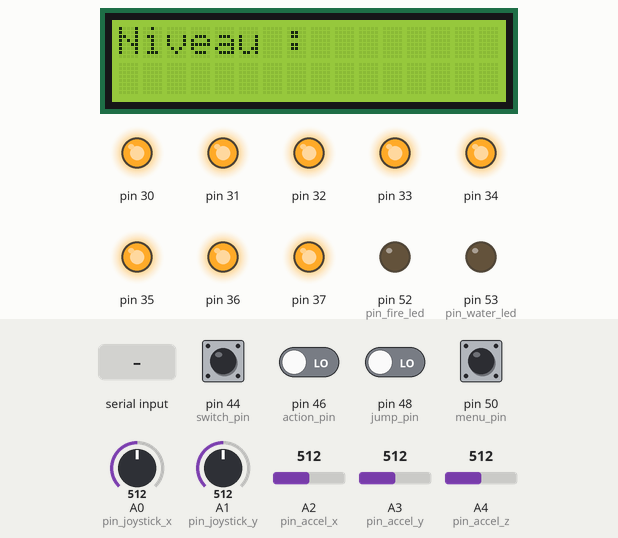
The program below on a simulated Arduino Mega 2560, built with avr-gcc and run on an emulated ATmega2560. On the bench: 16×2 character LCD, output pins drawn as LEDs (lit = HIGH). The inputs (shaded band) are chosen by the test bench; at power-on: pin 44 (switch_pin) HIGH, pin 46 (action_pin), pin 48 (jump_pin), pin 50 (menu_pin) LOW, A0 (pin_joystick_x) = 512, A1 (pin_joystick_y) = 512, A2 (pin_accel_x) = 512, A3 (pin_accel_y) = 512, A4 (pin_accel_z) = 512. What the program prints to the serial monitor is not drawn.

Above: at 3.7 s.
3.8 s: "1" received over Serial
At 5.7 s:
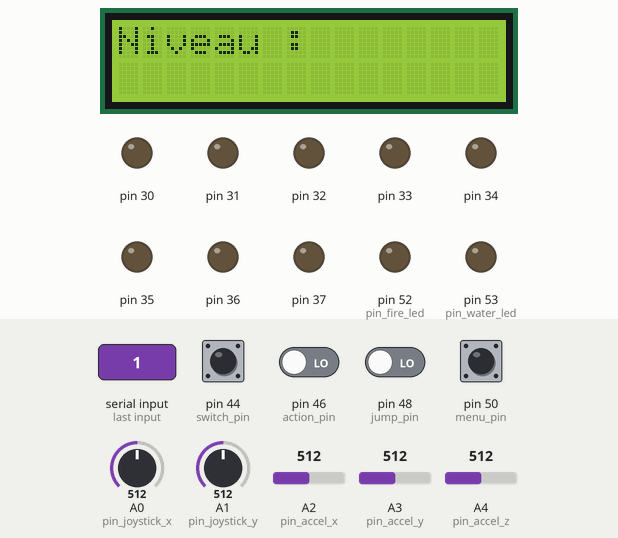
Timing chart, 0 to 7.2 s (numbered marks = the images above; inputs shaded):
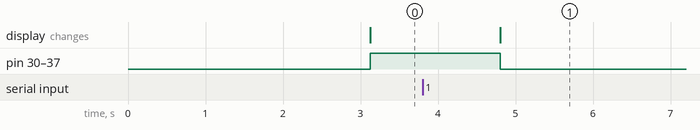

Measured:
- after the input at 3.8 s, pin 30–37: HIGH → LOW after 1.0 s

The program:

main.cpp
```cpp
#include <Arduino.h>
#include <ArduinoJson.h>
#include <LiquidCrystal.h>

//Définition de la qté de bit envoyés par seconde
#define BAUD 256000

#define pin_joystick_x A0
#define pin_joystick_y A1
#define pin_accel_x A2
#define pin_accel_y A3
#define pin_accel_z A4

#define pin_fire_led 52
#define pin_water_led 53

#define switch_pin 44
#define action_pin 46
#define jump_pin 48
#define menu_pin 50

#define lcd_char_buffer_size 34

#define DISPLAY_OFF -1

LiquidCrystal lcd(2,3,4,5,8,9);

struct sensor_data_t
{
	float accelX;
	float accelY;
	float accelZ;

	float joyX;
	float joyY;

	uint8_t buttons;
	uint32_t dt;
	uint32_t random;
};


struct display_data_t
{
	int seg;

	uint8_t playerChoice;
	char lcd_data[lcd_char_buffer_size];
};

sensor_data_t sensor_data;
display_data_t display_data;

uint64_t time = 0;
uint64_t prevTime;

char prevMsg[lcd_char_buffer_size];
char msg[lcd_char_buffer_size];


void SendUpdate(sensor_data_t* data)
{
	JsonDocument doc;

	doc["accel"]["x"] = String(data->accelX);
	doc["accel"]["y"] = String(data->accelY);
	doc["accel"]["z"] = String(data->accelZ);

	doc["boutons"]["1"] = (data->buttons & 1) >> 0;
	doc["boutons"]["2"] = (data->buttons & 2) >> 1;
	doc["boutons"]["3"] = (data->buttons & 4) >> 2;
	doc["boutons"]["4"] = (data->buttons & 8) >> 3;

	doc["joystick"]["x"] = String(data->joyX);
	doc["joystick"]["y"] = String(data->joyY);
	doc["dt"] = data->dt;
	doc["random"] = data->random;

	serializeJson(doc, Serial);
	doc.shrinkToFit();
	if (Serial.availableForWrite() > 0)
		Serial.println();
}

void ReadUpdate(display_data_t* data)
{

	JsonDocument doc;
	// lcd.write(Serial.available());
	DeserializationError err = deserializeJson(doc, Serial);

	if (err)
	{
		Serial.print("deserialize() failed: ");
    	Serial.println(err.c_str());
    	return;
	}

	data->playerChoice = doc["joueur"];
	data->seg = doc["seg"];
	strncpy(data->lcd_data, doc["lcd"], lcd_char_buffer_size);

}

void setup()
{
  	// Serial.begin(BAUD);

	pinMode(pin_joystick_x, INPUT);
	pinMode(pin_joystick_y, INPUT);

	pinMode(switch_pin, INPUT);
	pinMode(action_pin, INPUT);
	pinMode(jump_pin, INPUT);
	pinMode(menu_pin, INPUT);

	pinMode(pin_fire_led, OUTPUT);
	pinMode(pin_water_led, OUTPUT);

	pinMode(pin_accel_x, INPUT);
	pinMode(pin_accel_y, INPUT);
	pinMode(pin_accel_z, INPUT);

	DDRC = 0b11111111;

	lcd.begin(16, 2);

	sensor_data.accelX = 0;
	sensor_data.accelY = 0;
	sensor_data.accelZ = 0;

	sensor_data.buttons = 0;
	sensor_data.joyX = 0;
	sensor_data.joyY = 0;

	display_data.seg = DISPLAY_OFF;
	display_data.playerChoice = 0;
	strncpy(display_data.lcd_data, "", lcd_char_buffer_size);
	delay(2000);
}

void loop()
{
	strncpy(prevMsg, msg, lcd_char_buffer_size);
	prevTime = time;
	time = millis();

	sensor_data.accelX = 0;
	sensor_data.accelY = 0;
	sensor_data.accelZ = 0;

	int accelX = analogRead(pin_accel_x) - 342;
	int accelY = analogRead(pin_accel_y) - 338;
	int accelZ = analogRead(pin_accel_z) - 419;

	sensor_data.accelX = (float)accelX/342;
	sensor_data.accelY = (float)accelY/338;
	sensor_data.accelZ = (float)accelZ/419;

	sensor_data.buttons = ~(digitalRead(switch_pin) | (digitalRead(action_pin) << 1) | (digitalRead(jump_pin) << 2) | (digitalRead(menu_pin) << 3));

	int joyX = analogRead(pin_joystick_x) - 506;
	int joyY = analogRead(pin_joystick_y) - 504;

	sensor_data.joyX = (float)joyX / 506;
	sensor_data.joyY = (float)joyY / 504;

	sensor_data.dt = time - prevTime;

	sensor_data.random = time % 10000;

	Serial.begin(BAUD);
	SendUpdate(&sensor_data);
	delay(40);
	ReadUpdate(&display_data);
	Serial.end();

	snprintf(msg, 16, "Niveau : %s", display_data.lcd_data);

	if (strcmp(msg, prevMsg) != 0)
	{
		lcd.clear();
		lcd.print(msg);
	}

	digitalWrite(pin_fire_led, (display_data.playerChoice & 1) >> 0);
	digitalWrite(pin_water_led, (display_data.playerChoice & 2) >> 1);

	if (display_data.seg == DISPLAY_OFF){
		PORTC = 0xFF;

	}

	else{

	int decimal = display_data.seg / 10;
	if (decimal > 10 || decimal < 0)
		decimal = 0;

	int unit = display_data.seg % 10;

	PORTC = (decimal << 4 | unit);

	delay(10);
	}


}
```
